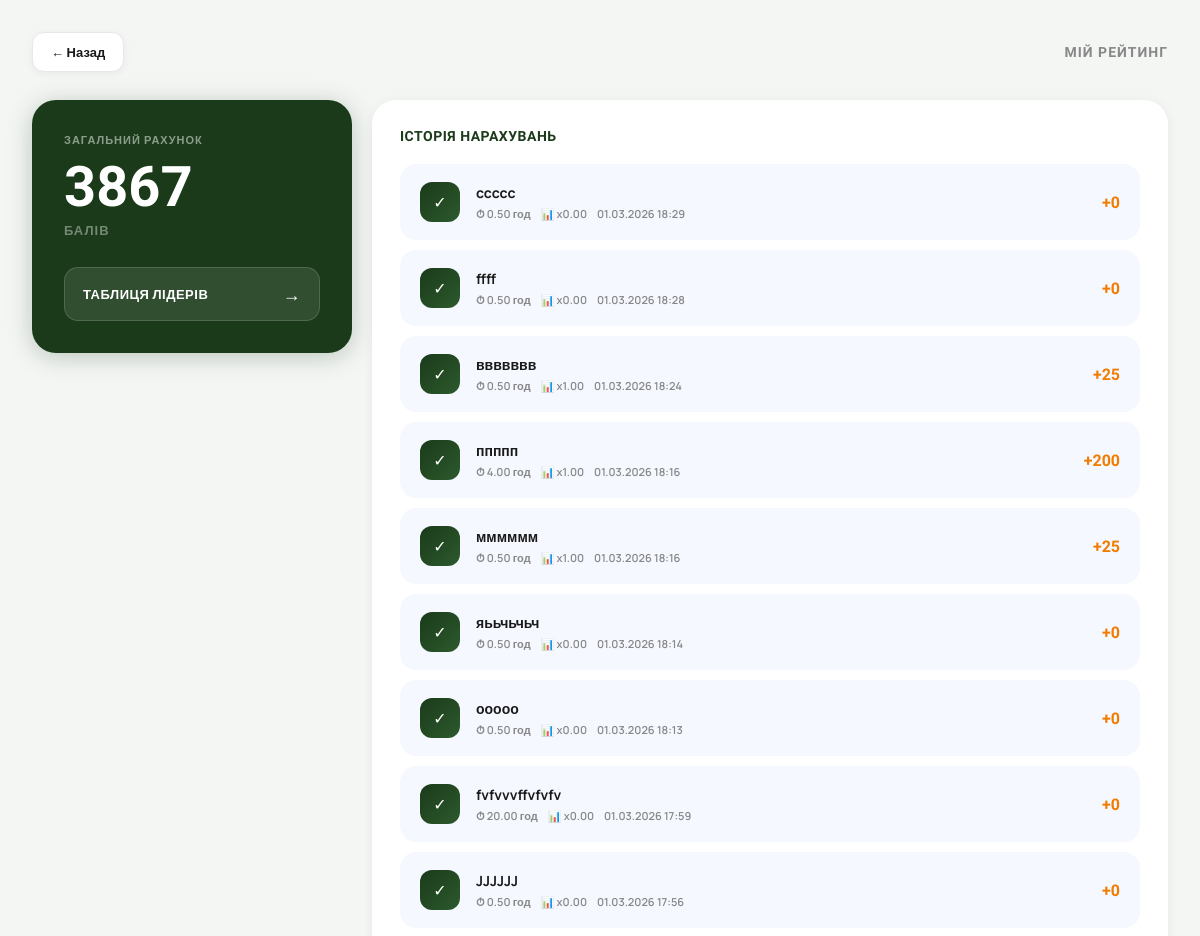
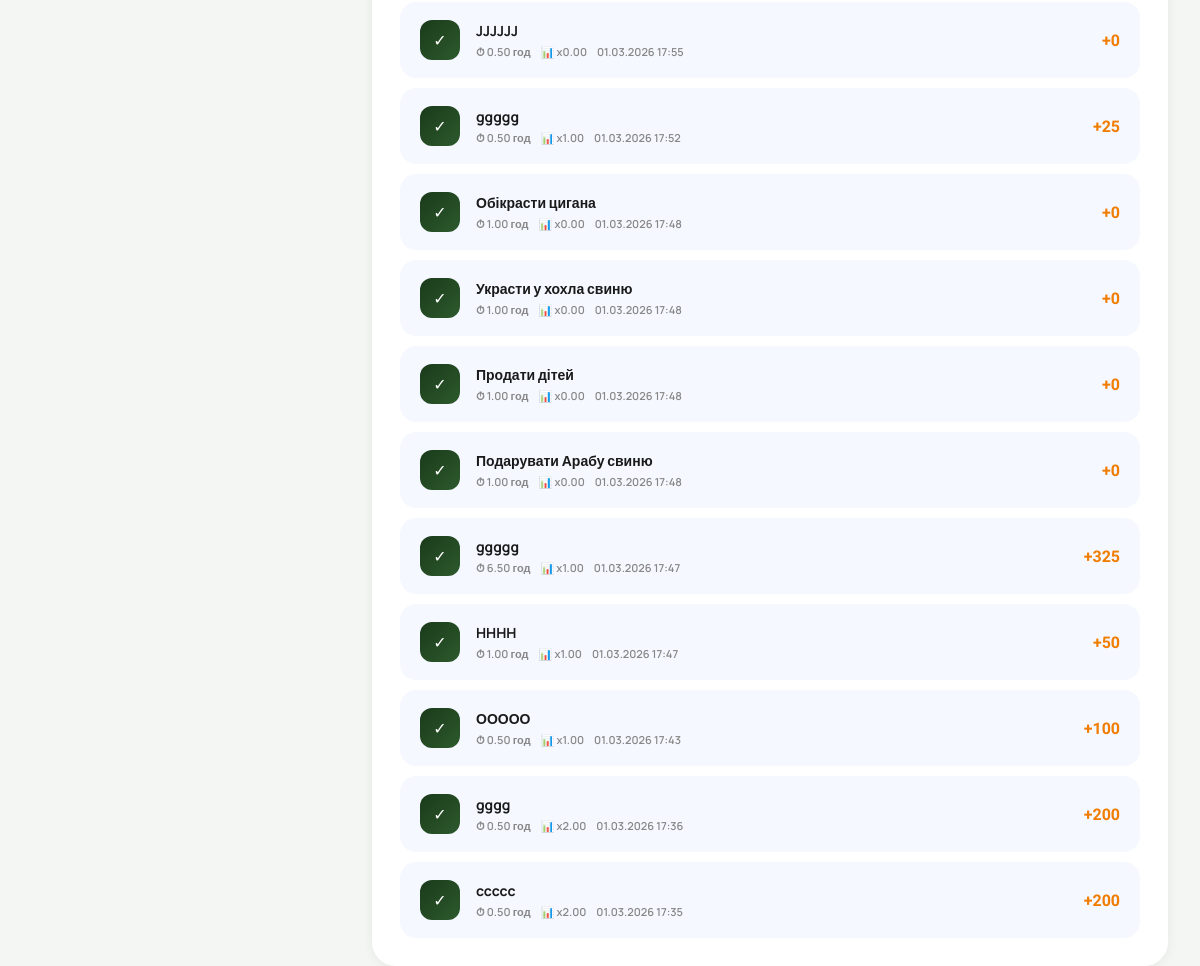
/rating/my_rating/ (signed in), run on an earlier commit of the app's database (2 pictures, top to bottom).
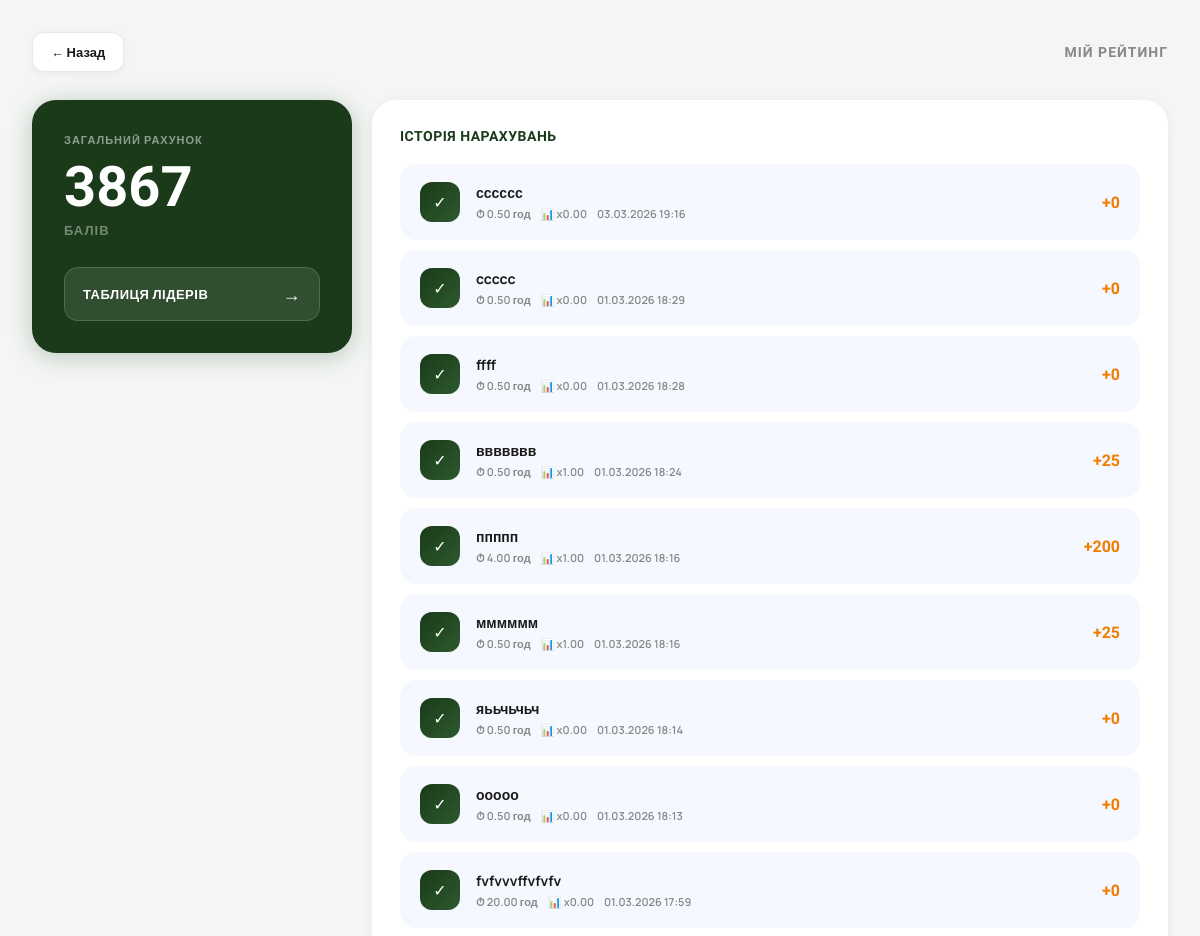
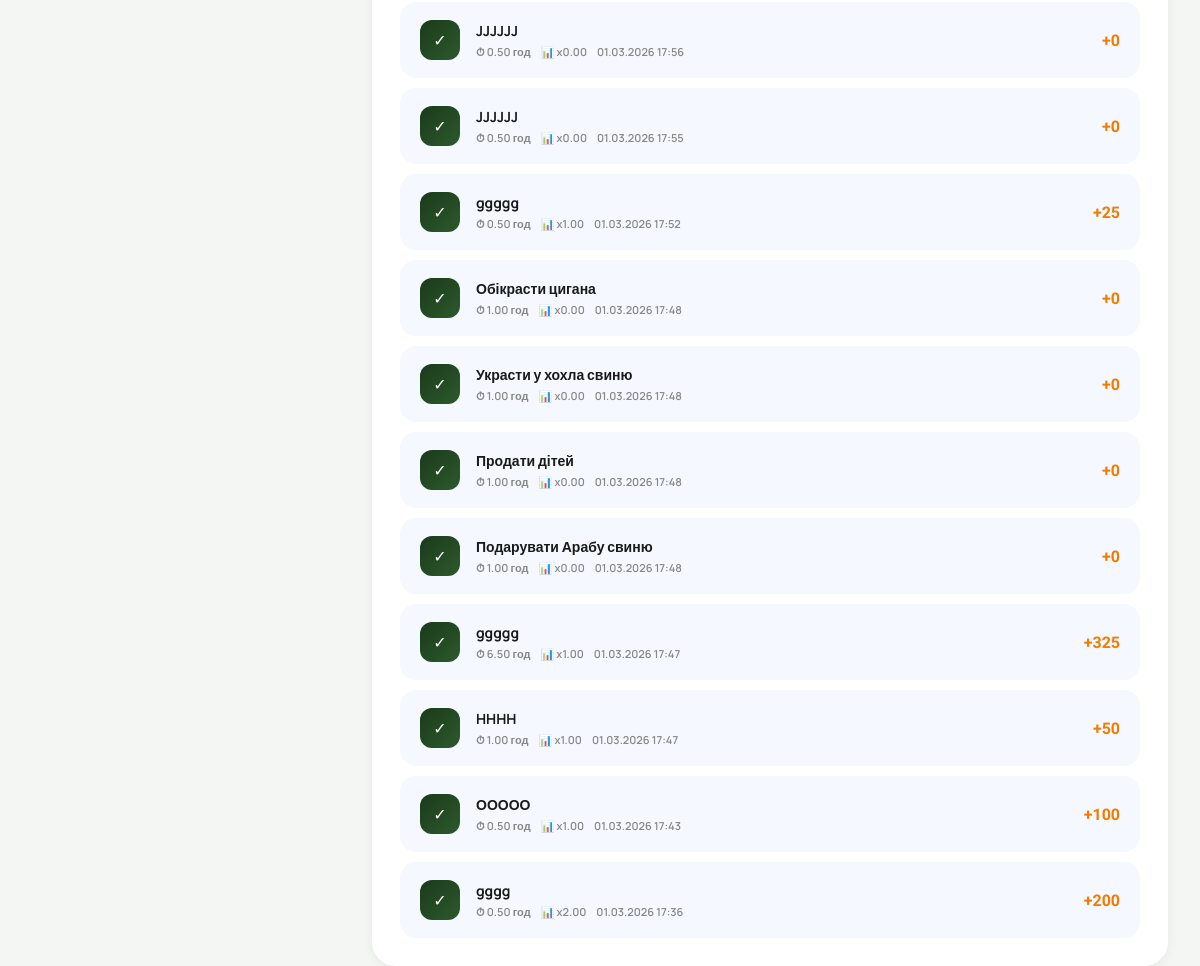
And on a later commit of the database (2 pictures, top to bottom).
### rating/models.py (models this page shows, shortened)
class RatingHistory(models.Model):
    user = models.ForeignKey(User, on_delete=models.CASCADE)
    task = models.ForeignKey("tasks.Task", on_delete=models.CASCADE)
    earned_points = models.FloatField(default=0)
    multiplier = models.FloatField(default=1)
    time_spent_hours = models.FloatField(default=0)
    estimated_hours = models.FloatField(default=0)
    created_at = models.DateTimeField(auto_now_add=True)
    class Meta:
        unique_together = ("user", "task")

### tasks/models.py (models this page shows, shortened)
class Task(models.Model):
    user = models.ForeignKey(User, on_delete=models.CASCADE)
    title = models.CharField(max_length=255)
    category = models.ForeignKey(Category, null=True, blank=True, on_delete=models.SET_NULL)
    planned_date = models.DateField(
        default=timezone.localdate,
        null=True,
        blank=True
    )
    is_for_today = models.BooleanField(default=False)
    deadline_time = models.TimeField(default="23:59") # Непотрібен
    estimated_hours = models.FloatField(default=1)
    is_completed = models.BooleanField(default=False)
    order = models.IntegerField(default=0)
    created_at = models.DateTimeField(auto_now_add=True)
    completed_at = models.DateTimeField(null=True, blank=True)

### rating/views.py (the view)
# urls.py: path("my_rating/", my_rating_view, name="my_rating"),
@login_required
def my_rating_view(request):
    rating, _ = UserRating.objects.get_or_create(user=request.user)
    history = RatingHistory.objects.filter(
        user=request.user
    ).select_related("task").order_by("-created_at")[:20]
    return render(request, "rating/my_rating.html", {
        "rating": rating,
        "history": history,
    })

### rating/templates/rating/my_rating.html (shortened to what this page needs)
<!DOCTYPE html>
<html lang="uk">
<head>
</head>
<body>
<div class="page-header">
  <a href="{% url 'tasks:today_tasks' %}" class="back-btn">← Назад</a>
  <div class="page-title">Мій рейтинг</div>
</div>
<div class="layout">
  <div class="points-card">
    <div class="points-label">Загальний рахунок</div>
    <div class="points-value">{{ rating.total_points|floatformat:0 }}</div>
    <div class="points-unit">балів</div>
    <a href="{% url 'rating:leaderboard' %}" class="leaderboard-btn">
      ТАБЛИЦЯ ЛІДЕРІВ
      <span>→</span>
    </a>
  </div>
  <div class="history-card">
    <div class="history-title">ІСТОРІЯ НАРАХУВАНЬ</div>
    {% for item in history %}
      <div class="history-row">
        <div class="history-icon">✓</div>
        <div class="history-info">
          <div class="history-name">{{ item.task.title }}</div>
          <div class="history-meta">
            <span>⏱ {{ item.estimated_hours|floatformat:2 }} год</span>
            <span>📊 x{{ item.multiplier|floatformat:2 }}</span>
            <span>{{ item.task.completed_at|date:"d.m.Y H:i" }}</span>
          </div>
        </div>
        <div class="history-pts">+{{ item.earned_points|floatformat:0 }}</div>
      </div>
    {% empty %}
      <div class="empty-msg">Поки що немає завершених задач 🙌</div>
    {% endfor %}
  </div>
</div>
</body>
</html>

What changed in the data, as far as the page shows it:
no longer on this page (row unchanged): RatingHistory: task "ccccc", estimated_hours "0.50", multiplier "2.00", task.completed_at "01.03.2026 17:35", earned_points "200"
added RatingHistory: task "сссссс", estimated_hours "0.50", multiplier "0.00", task.completed_at "03.03.2026 19:16", earned_points "0"
